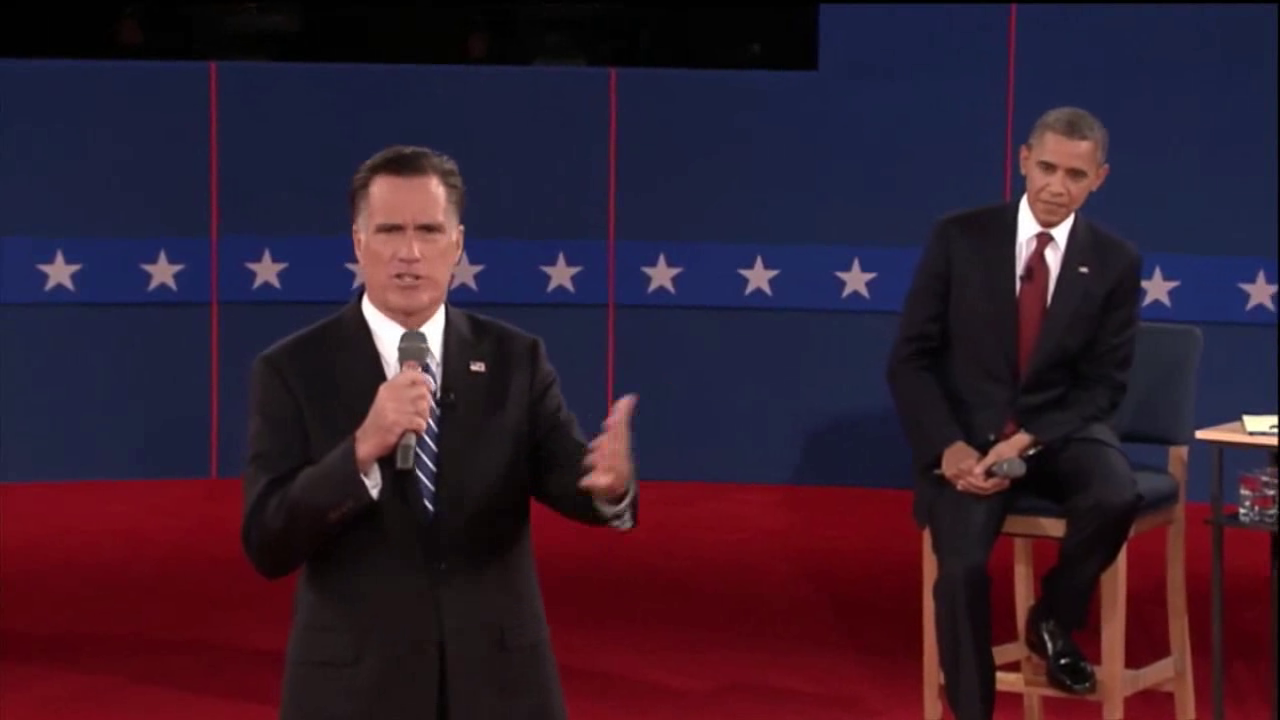
#> input picture frame 31 of ps6/input/pres_debate.avi, 1280 x 720 px
$ python ps6_1.py
#> lines starting #> are read from the running program, lines starting #| are printed output that depends on the picture
import numpy as np
import cv2
import algo
import os
import math

def sample_init(img_size, num):
    sample_set = []
    width = img_size[1]
    height = img_size[0]
    interval = width * height / num

    for i in range(0, num):
        y = (i * interval) / width
        x = (i * interval) % width
        sample_set.append([x, y, 1/num])

    return sample_set

cap = cv2.VideoCapture('input\\pres_debate.avi')

x0 = 160
y0 = 88
w = 52
h = 64

t = 0
template = np.zeros((h,w))

num_sample = 1000
sample_set = []

center_x = float(x0 + w / 2)
center_y = float(y0 + h / 2)

delta_d = 5.0
delta_mse = 20.0
weight_vec = []

while(cap.isOpened()):
    ret, frame = cap.read()
#> frame is the input picture: shape (720, 1280, 3); mean B, G, R 46.7, 29.3, 51.1
    if not ret:
        break

    frame = cv2.resize(frame, (int(0.5 * frame.shape[1]), int(0.5 * frame.shape[0])), interpolation=cv2.INTER_CUBIC)
#> frame: shape (360, 640, 3)
    gray = cv2.cvtColor(frame, cv2.COLOR_BGR2GRAY)
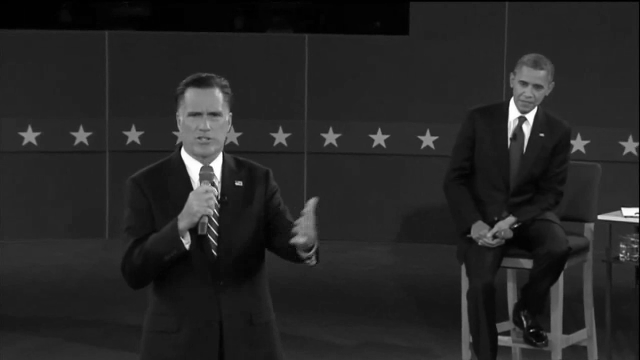
#> gray: shape (360, 640); min 0, max 255, mean 37.7

    if t == 0:
        template = gray[y0 : y0 + h, x0 : x0 + w]
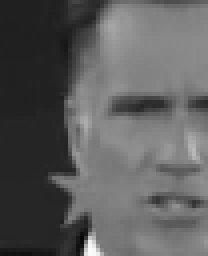
#> template: shape (64, 52) (shown 4 times larger); min 5, max 251, mean 92.3
        sample_set = sample_init(gray.shape, num_sample)
    else:
        sample_set = algo.stochastic_universal_sampling(weight_vec)

#> (the run stopped early here; a loop or call above may not have finished)

$ run again, starting later in the video
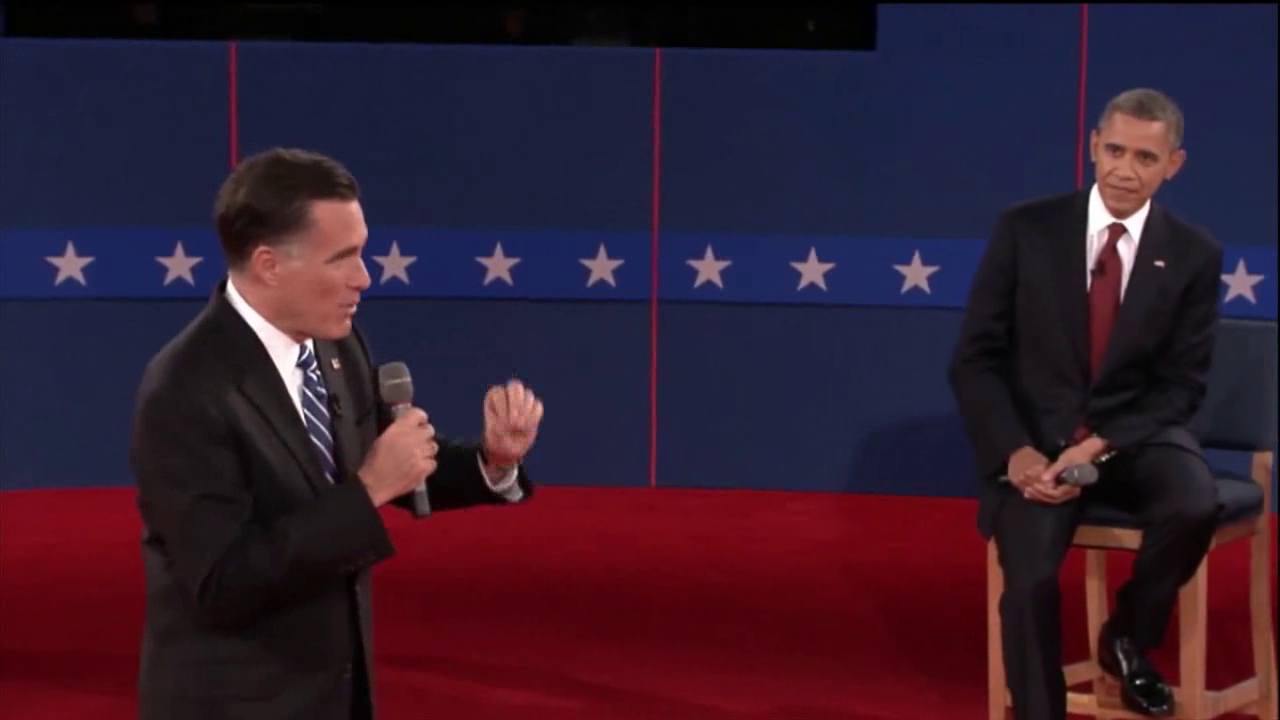
#> input picture frame 140 of ps6/input/pres_debate.avi, 1280 x 720 px
#> frame is the input picture: shape (720, 1280, 3); mean B, G, R 46.6, 29.3, 51.5
#> frame: shape (360, 640, 3)
#> `gray = cv2.cvtColor(frame, cv2.COLOR_BGR2GRAY)`:
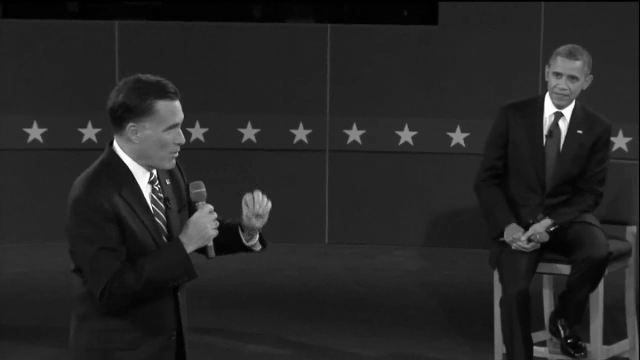
#> gray: shape (360, 640); min 0, max 255, mean 37.8
#> `template = gray[y0 : y0 + h, x0 : x0 + w]`:
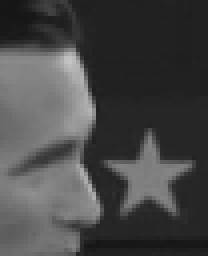
#> template: shape (64, 52) (shown 4 times larger); min 21, max 196, mean 70.8

$ run again, starting later in the video
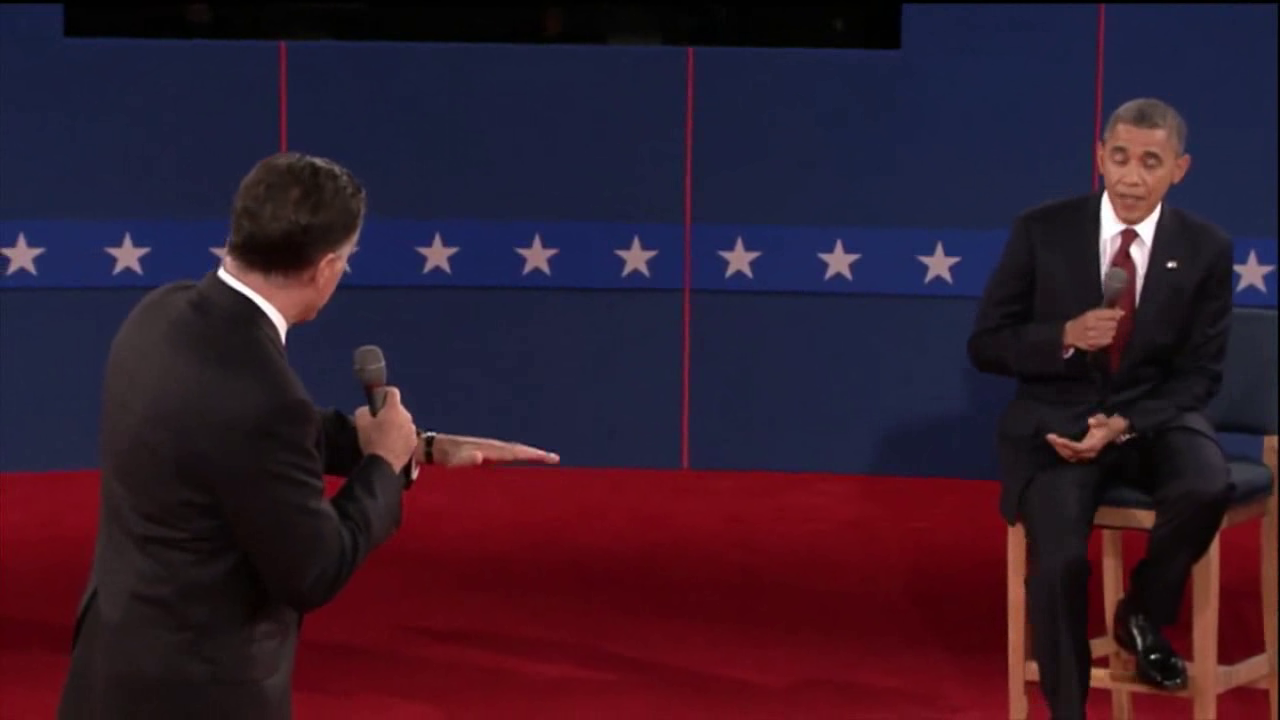
#> input picture frame 249 of ps6/input/pres_debate.avi, 1280 x 720 px
#> frame is the input picture: shape (720, 1280, 3); mean B, G, R 44.8, 27.6, 50.7
#> frame: shape (360, 640, 3)
#> `gray = cv2.cvtColor(frame, cv2.COLOR_BGR2GRAY)`:
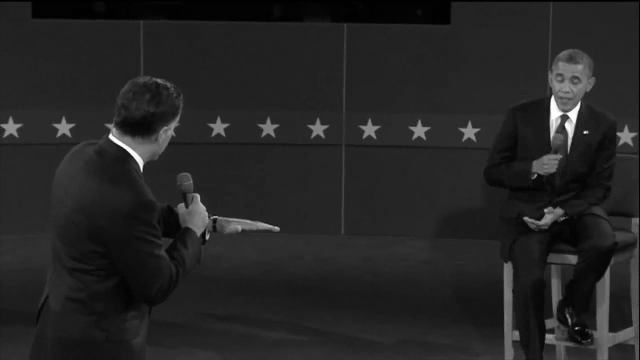
#> gray: shape (360, 640); min 0, max 255, mean 36.4
#> `template = gray[y0 : y0 + h, x0 : x0 + w]`:
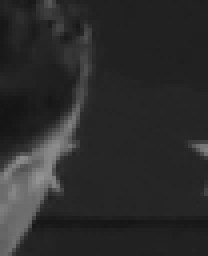
#> template: shape (64, 52) (shown 4 times larger); min 20, max 148, mean 43.6
